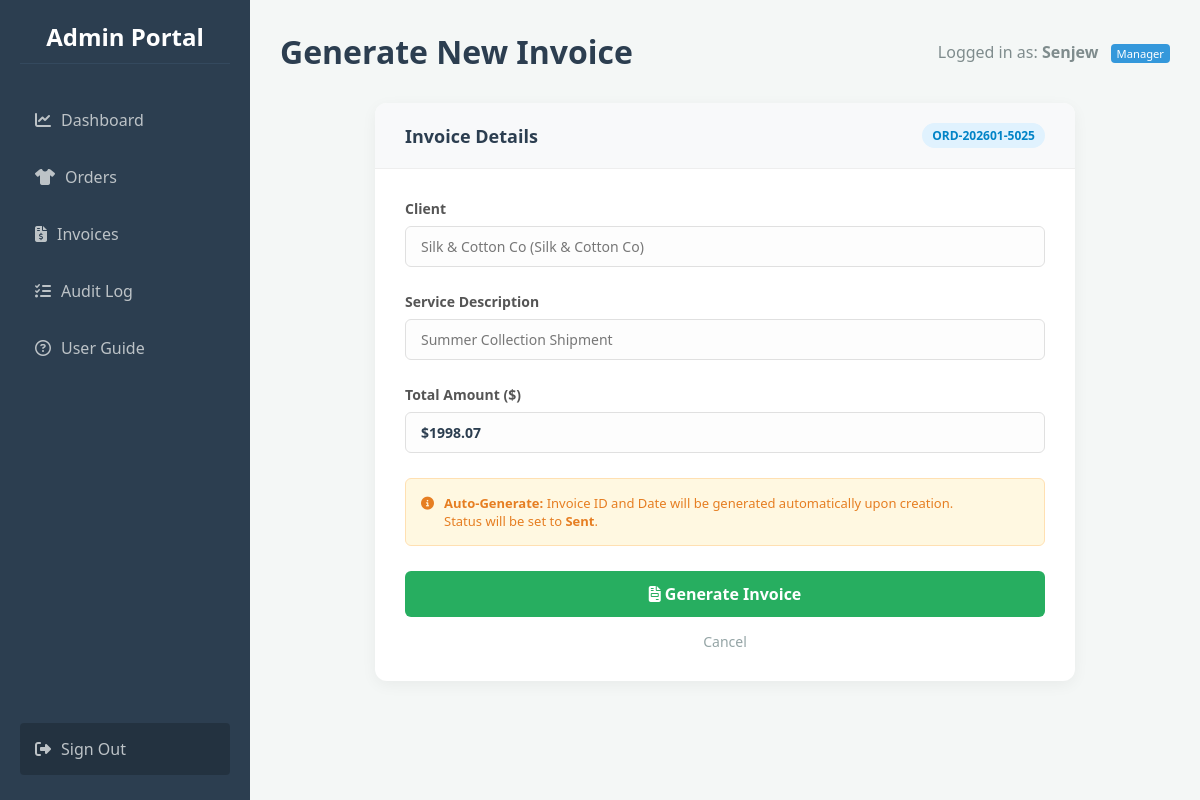
Page /invoices/create/201 (signed in) on the committed database.
### app.py (models this page shows)
class User(db.Model):
    id = db.Column(db.Integer, primary_key=True)
    custom_id = db.Column(db.String(50), unique=True)
    username = db.Column(db.String(100), unique=True, nullable=False)
    password = db.Column(db.String(100), nullable=False)
    role = db.Column(db.String(20), default='Staff')
    is_suspended = db.Column(db.Boolean, default=False)
    must_change_password = db.Column(db.Boolean, default=False)

class Order(db.Model):
    id = db.Column(db.Integer, primary_key=True)
    order_code = db.Column(db.String(50), unique=True)
    client_id = db.Column(db.Integer, db.ForeignKey('client.id'), nullable=False)
    description = db.Column(db.String(200), nullable=False)
    amount = db.Column(db.Float, nullable=False)
    date_placed = db.Column(db.DateTime, default=datetime.utcnow)
    status = db.Column(db.String(50), default='Pending')
    client = db.relationship('Client', backref=db.backref('orders', lazy=True))

class Client(db.Model):
    id = db.Column(db.Integer, primary_key=True)
    name = db.Column(db.String(100), nullable=False)
    email = db.Column(db.String(100), nullable=False)
    company = db.Column(db.String(100))

### app.py (the view, shortened to what this page needs)
@app.route('/invoices/create/<int:order_id>', methods=['GET', 'POST'])
@operator_required
def create_invoice(order_id):
    order = Order.query.get_or_404(order_id)
    return render_template('create_invoice.html', order=order)

### app.py (called while the page is built)
@app.before_request
def load_user():
    g.user = None
    if 'user_id' in session: g.user = User.query.get(session['user_id'])

def operator_required(f):
    @wraps(f)
    def decorated_function(*args, **kwargs):
        if not g.user or g.user.role == 'Staff':
            flash("Access Denied: Staff accounts cannot perform this action.", "danger")
            return redirect(url_for('dashboard'))
        return f(*args, **kwargs)
    return decorated_function

### templates/create_invoice.html (shortened to what this page needs)
{% extends "base.html" %}
{% block header %}
    Generate New Invoice
{% endblock %}
{% block content %}
<div class="form-card">
    <div class="form-header">
        <h3>Invoice Details</h3>
        <span class="order-tag">{{ order.order_code }}</span>
    </div>
    <div class="form-body">
        <form method="POST">
            <div class="form-row">
                <label>Client</label>
                <div class="readonly-field">{{ order.client.name }} ({{ order.client.company }})</div>
            </div>
            <div class="form-row">
                <label>Service Description</label>
                <div class="readonly-field">{{ order.description }}</div>
            </div>
            <div class="form-row">
                <label>Total Amount ($)</label>
                <div class="readonly-field" style="font-weight: bold; color: #2c3e50;">
                    ${{ "%.2f"|format(order.amount) }}
                </div>
            </div>
            <div style="background: #fff8e1; border: 1px solid #ffe0b2; padding: 15px; border-radius: 6px; margin-bottom: 25px; font-size: 13px; color: #e67e22; display: flex; align-items: start; gap: 10px;">
                <i class="fa-solid fa-circle-info" style="margin-top: 3px;"></i>
                <div>
                    <strong>Auto-Generate:</strong> Invoice ID and Date will be generated automatically upon creation.<br>
                    Status will be set to <strong>Sent</strong>.
                </div>
            </div>
            <button type="submit" class="submit-btn">
                <i class="fa-solid fa-file-invoice"></i> Generate Invoice
            </button>
            <a href="{{ url_for('orders') }}" class="cancel-link">Cancel</a>
        </form>
    </div>
</div>
{% endblock %}

### templates/base.html (shortened to what this page needs)
<!DOCTYPE html>
<html lang="en">
<head>
    <link rel="stylesheet" href="https://cdnjs.cloudflare.com/ajax/libs/font-awesome/6.4.0/css/all.min.css">
    <link rel="stylesheet" href="{{ url_for('static', filename='style.css') }}">
</head>
<body>
    <nav class="sidebar">
        <h2>Admin Portal</h2>
        <a href="{{ url_for('dashboard') }}" class="{{ 'active' if request.path == '/dashboard' else '' }}">
            <i class="fa-solid fa-chart-line" style="margin-right: 10px;"></i>Dashboard
        </a>
        <a href="{{ url_for('orders') }}" class="{{ 'active' if request.path == '/orders' else '' }}">
            <i class="fa-solid fa-shirt" style="margin-right: 10px;"></i>Orders
        </a>
        <a href="{{ url_for('invoices') }}" class="{{ 'active' if request.path == '/invoices' else '' }}">
            <i class="fa-solid fa-file-invoice-dollar" style="margin-right: 10px;"></i>Invoices
        </a>
        <a href="{{ url_for('audit_log') }}" class="{{ 'active' if request.path == '/audit' else '' }}">
            <i class="fa-solid fa-list-check" style="margin-right: 10px;"></i>Audit Log
        </a>
        <a href="{{ url_for('guide') }}" class="{{ 'active' if request.path == '/guide' else '' }}">
            <i class="fa-regular fa-circle-question" style="margin-right: 10px;"></i>User Guide
        </a>
        <a href="{{ url_for('logout') }}" style="margin-top: auto; background: rgba(0,0,0,0.2);">
            <i class="fa-solid fa-right-from-bracket" style="margin-right: 10px;"></i>Sign Out
        </a>
    </nav>
    <div class="main-content">
        <div class="header">
            <h1>{% block header %}{% endblock %}</h1>
            <div class="user-info" style="color: #7f8c8d;">
                {% if g.user %}
                    Logged in as: <strong>{{ g.user.username }}</strong>
                    <span class="role-badge" style="background-color: #3498db; color: white;">{{ g.user.role }}</span>
                {% else %}
                    Guest
                {% endif %}
            </div>
        </div>
        <div class="content-area">
            {% block content %}{% endblock %}
        </div>
    </div>
</body>
</html>

### static/style.css (style rules this page uses)
* { box-sizing: border_box; margin: 0; padding: 0; font-family: 'Segoe UI', Tahoma, Geneva, Verdana, sans-serif; }
body { background-color: #f4f7f6; display: flex; min-height: 100vh; }
.sidebar { width: 250px; background-color: #2c3e50; color: white; padding: 20px; display: flex; flex-direction: column; }
.sidebar h2 { margin-bottom: 30px; font-size: 24px; text-align: center; border-bottom: 1px solid #34495e; padding-bottom: 10px; }
.sidebar a { color: #bdc3c7; text-decoration: none; padding: 15px; margin-bottom: 5px; border-radius: 4px; transition: 0.3s; }
.main-content { flex: 1; padding: 30px; overflow-y: auto; }
.header { display: flex; justify-content: space-between; align-items: center; margin-bottom: 30px; }

### templates/base.html (style rules this page uses)
* { box-sizing: border-box; margin: 0; padding: 0; font-family: 'Segoe UI', Tahoma, Geneva, Verdana, sans-serif; }
body { background-color: #f4f7f6; display: flex; min-height: 100vh; }
.sidebar { width: 250px; background-color: #2c3e50; color: white; padding: 20px; display: flex; flex-direction: column; flex-shrink: 0; }
.sidebar h2 { margin-bottom: 30px; font-size: 24px; text-align: center; border-bottom: 1px solid #34495e; padding-bottom: 10px; }
.sidebar a { color: #bdc3c7; text-decoration: none; padding: 15px; margin-bottom: 5px; border-radius: 4px; transition: 0.3s; display: block; }
.main-content { flex: 1; padding: 30px; overflow-y: auto; }
.header { display: flex; justify-content: space-between; align-items: center; margin-bottom: 30px; }
.header h1 { color: #2c3e50; }
.role-badge { font-size: 0.7em; padding: 2px 6px; border-radius: 4px; background: rgba(255,255,255,0.2); margin-left: 8px; vertical-align: middle; }

### templates/create_invoice.html (style rules this page uses)
.form-card { background: white; border-radius: 12px; box-shadow: 0 4px 15px rgba(0,0,0,0.05); max-width: 700px; margin: 0 auto; overflow: hidden; }
.form-header { background: #f8f9fa; padding: 20px 30px; border-bottom: 1px solid #eee; display: flex; justify-content: space-between; align-items: center; }
.form-header h3 { margin: 0; color: #2c3e50; font-size: 18px; }
.order-tag { background: #e0f2fe; color: #0284c7; padding: 4px 10px; border-radius: 20px; font-size: 12px; font-weight: bold; }
.form-body { padding: 30px; }
.form-row { margin-bottom: 25px; }
.form-row label { display: block; margin-bottom: 8px; font-weight: 600; color: #555; font-size: 14px; }
.readonly-field { background: #fdfdfd; border: 1px solid #e0e0e0; padding: 10px 15px; border-radius: 6px; color: #777; font-size: 14px; }
.submit-btn { width: 100%; padding: 12px; background-color: #27ae60; color: white; border: none; border-radius: 6px; font-size: 16px; font-weight: bold; cursor: pointer; transition: 0.2s; }
.cancel-link { display: block; text-align: center; margin-top: 15px; color: #95a5a6; text-decoration: none; font-size: 14px; }

### rows in the picture
User: user.username "Senjew", user.role "Manager"
Order: order_code "ORD-202601-5025", description "Summer Collection Shipment", amount "1998.07"
Client: client.name "Silk & Cotton Co", client.company "Silk & Cotton Co"
